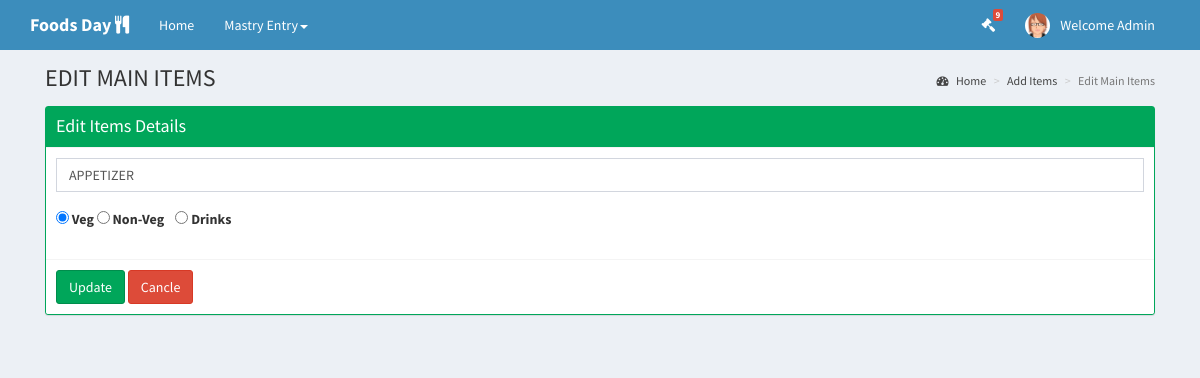
/project/royalfood/admin/editadditems.php?itemid=2 (signed in), run on the app's committed database.
### tables this page shows
CREATE TABLE IF NOT EXISTS `tbl_companydetails` (
  `company_id` int(11) NOT NULL,
  `company_name` varchar(50) NOT NULL,
  `company_address` varchar(500) NOT NULL,
  `company_email` varchar(50) NOT NULL,
  `company_mobile` varchar(50) NOT NULL,
  `company_landline` varchar(50) NOT NULL,
  `company_website` varchar(50) NOT NULL,
  `company_type` varchar(50) NOT NULL,
  `company_service` varchar(50) NOT NULL,
  `company_logo` varchar(150) NOT NULL
);

CREATE TABLE IF NOT EXISTS `tbl_adminlogindetails` (
  `userid` int(11) NOT NULL,
  `username` varchar(50) NOT NULL,
  `password` varchar(50) NOT NULL,
  `userimage` varchar(150) NOT NULL
);

CREATE TABLE IF NOT EXISTS `tbl_itemdetails` (
  `itemid` int(11) NOT NULL,
  `itemname` varchar(50) NOT NULL,
  `itemtype` varchar(50) NOT NULL,
  `itemstatus` varchar(50) NOT NULL
);

### project/royalfood/admin/editadditems.php (the view, shortened to what this page needs)
<?php
require_once __DIR__ . DIRECTORY_SEPARATOR . 'dbconfig.php';
?>
<!DOCTYPE html>
<html>
  <head>
    <link href="../bootstrap/css/bootstrap.min.css" rel="stylesheet" type="text/css" />
    <link href="../font-awesome-4.4.0/css/font-awesome.min.css" rel="stylesheet" type="text/css" />
    <link href="../css/ionicons.min.css" rel="stylesheet" type="text/css" />
    <link href="../dist/css/AdminLTE.min.css" rel="stylesheet" type="text/css" />
    <link href="../dist/css/skins/_all-skins.min.css" rel="stylesheet" type="text/css" />
  </head>
  <body class="skin-blue layout-top-nav">
    <div class="wrapper">
      <header class="main-header">
        <nav class="navbar navbar-static-top">
          <div class="container">
            <div class="navbar-header">
                <?php
                          $query='select * from  tbl_companydetails';
                          foreach ($conn->query($query) as $row){
                          ?>
                <a href="#" class="navbar-brand"><b><?php echo $row['company_name']; ?></b>&nbsp;<i class="fa  fa-cutlery"></i></a>
                <?php } ?>
            </div>
            <div class="collapse navbar-collapse pull-left" id="navbar-collapse">
              <ul class="nav navbar-nav">
                <li class="active"><a href="admin_dashboard.php">Home <span class="sr-only">(current)</span></a></li>
                <li class="dropdown">
                  <a href="#" class="dropdown-toggle" data-toggle="dropdown">Mastry Entry<span class="caret"></span></a>
                </li>
              </ul>
            </div>
              <div class="navbar-custom-menu">
                <ul class="nav navbar-nav">
                  <li class="dropdown tasks-menu">
                    <a href="customerorder.php">
                      <i class="fa fa-gavel"></i>
                      <span class="label label-danger">9</span></a>
                  </li>
                  <li class="dropdown user user-menu">
                      <?php
                    $query="select userimage from tbl_adminlogindetails where userid='".$_SESSION['userid']."'";
                    foreach ($conn->query($query) as $row){
                    ?>
                    <a href="#" class="dropdown-toggle" data-toggle="dropdown">
                      <img src="../userimage/<?php echo $row['userimage'] ?>" class="user-image" alt="User Image" />
                      <span class="hidden-xs">Welcome Admin</span>
                    </a>
                    <?php } ?>
                  </li>
                </ul>
              </div>
          </div>
        </nav>
      </header>
      <div class="content-wrapper" >
        <div class="container">
          <section class="content-header">
          <h1>
            EDIT MAIN ITEMS
          </h1>
          <ol class="breadcrumb">
            <li><a href="admin_dashboard.php"><i class="fa fa-dashboard"></i> Home</a></li>
            <li><a href="admin_additems.php"></i>Add Items</a></li>
            <li class="active">Edit Main Items</li>
          </ol>
        </section>
          <section class="content">
            <div class="box box-success box-solid">
                <div class="box-header with-border">
                    <?php
                        $query="select * from tbl_itemdetails where itemid='".$_GET['itemid']."'";
                        foreach ($conn->query($query) as $itm){
                    ?>
                  <h3 class="box-title">Edit Items Details</h3>
                 </div>
                  <form role="form" name="frmitem" method="post" action="edititems_code.php">
                  <div class="box-body">
                    <div class="form-group">
                        <input type="text" class="form-control" id="itemname" name="itemname" value="<?php echo $itm['itemname'] ?>" placeholder="Enter Items Name">
                    </div>
                    <div class="form-group">
                    <label>
                        <input type="radio"  name="itemtype" id="veg" value="Veg"  value="Male"  <?php echo ($itm['itemtype']=='Veg')?'checked':'' ?>>
                    </label>
                    <label>Veg</label>
                    <label >
                        <input type="radio"   name="itemtype" id="nonveg" value="Non-Veg" value="Male" <?php echo ($itm['itemtype']=='Non-Veg')?'checked':'' ?> >
                    </label>
                    <label>Non-Veg&nbsp;&nbsp;&nbsp;</label>
                    <label>
                        <input type="radio"  name="itemtype" id="drinks" value="Drinks" value="Male" <?php echo ($itm['itemtype']=='Drinks')?'checked':'' ?> >
                    </label>
                    <label>Drinks&nbsp;&nbsp;&nbsp;</label>
                  </div>
                  </div>
                  <div class="box-footer">
                      <button type="submit" class="btn btn-success" onClick="return validateItem();">Update</button>
                    <a href="admin_additems.php"  type="submit" class="btn btn-danger" >Cancle</a>
                  </div>
                </form>
                        <?php } ?>
                </div>
          </section>
    </div>
  </body>
</html>

### data on the page
tbl_companydetails: company_name "Foods Day"
tbl_adminlogindetails: userimage (picture)
tbl_itemdetails: itemname "APPETIZER", itemtype "☑"
